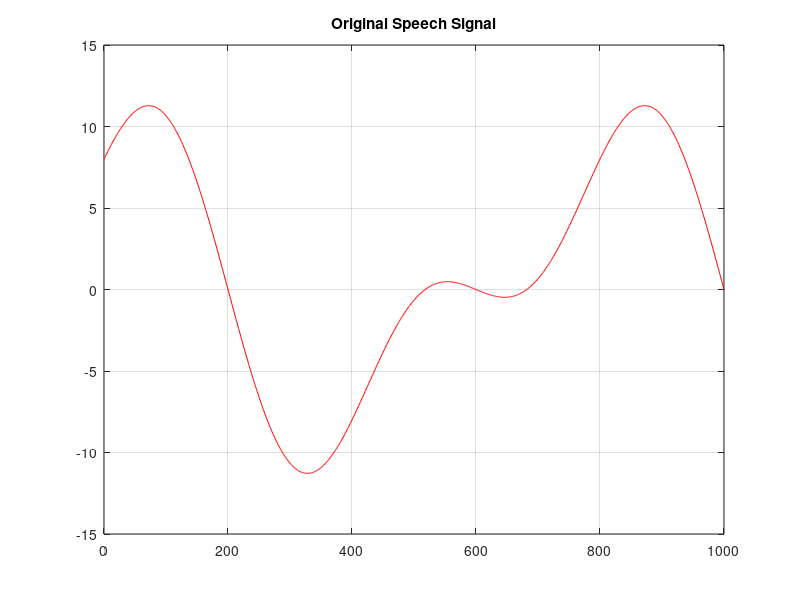
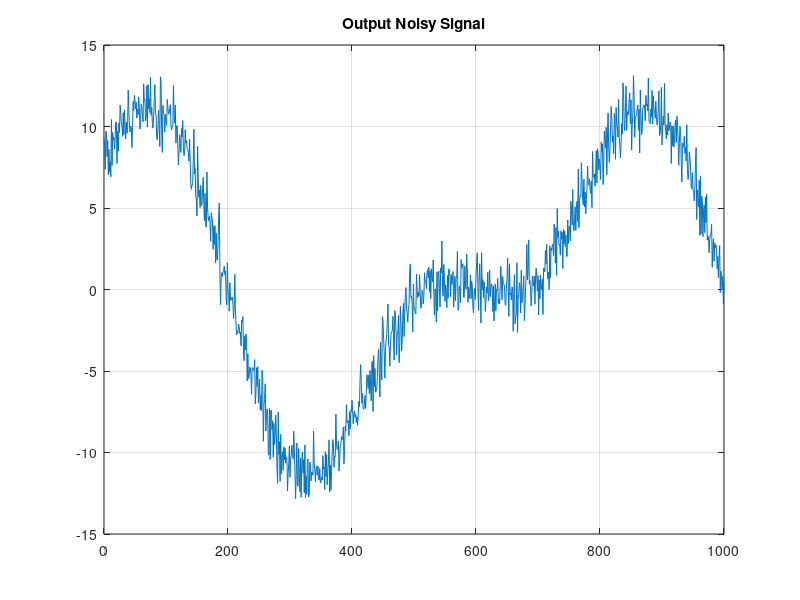
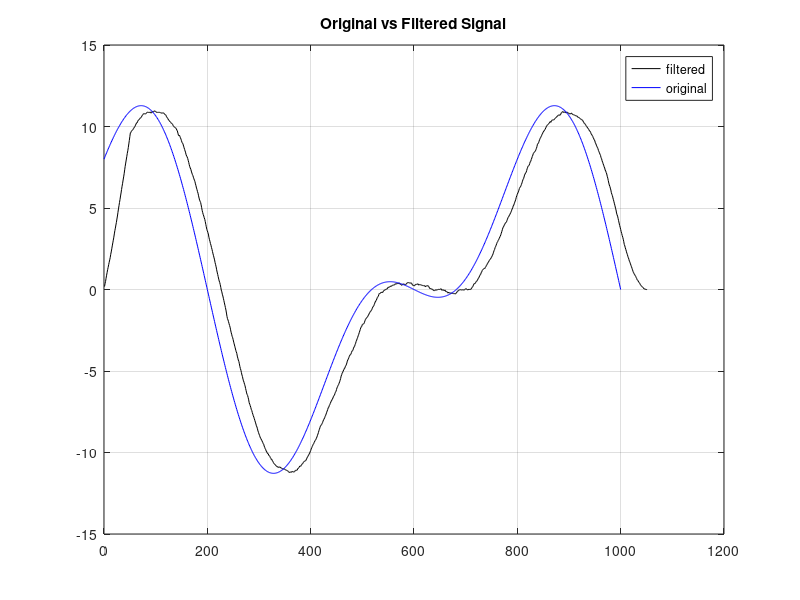
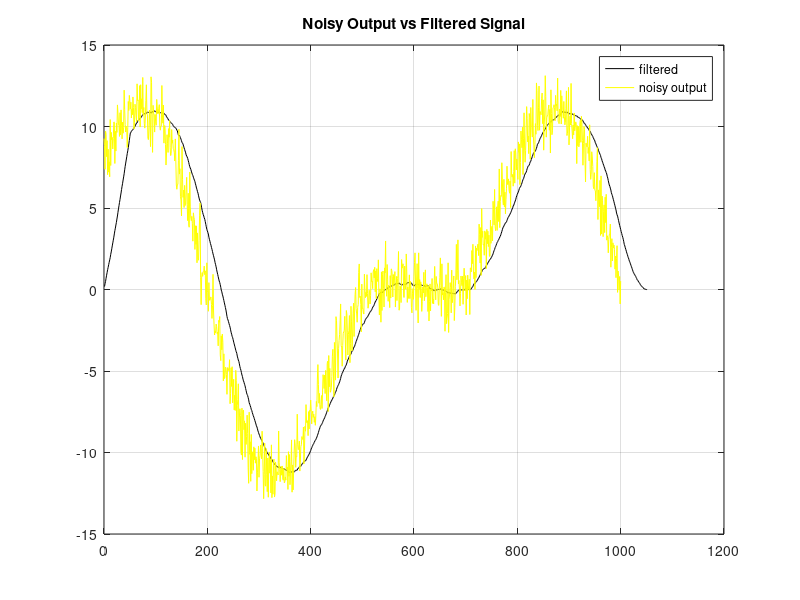

Write the MATLAB code that produced these figures, in order.
clc
clear
close all
%%

% The input speech signal is s. 
% Defining the speech input

% N is the domain over which we will plot the input signal
N = 0:1:1000;

% A random frequency is picked. The frequency picked
% is low in general, cause when we speak we change the amplitude rapidly 
w0 = pi/200;

% Let us define the input signals s = 5sin(w0n)+8cos(w0n/2) %
s = 5.*sin(w0*N)+8.*cos((w0/2)*N);

% As the signal passes through additive noise channel, some noise gets
% added. Let this noise be random.
g = randn(1,1001);
% The randn does normal distribution and as mentioned in report it will
% gaussian noise

% The output signal is n.
n = s + g;

%% fig 1

% Let us plot original signal to observe input signal
figure(1);
plot(N, s, '-r');
title("Original Speech Signal");
hold on;
grid on;

%% fig 2

% Plotting the output noisy signal as it comes out of the additive noise
% channel
figure(2);
plot(N, n);
title("Output Noisy Signal");
hold on;
grid on;

%% Filtering Signal

% Filtering the signal
% Choosing an arbitrary M value
M = 51;
h = (1/M).*ones(1, M);

% Convolution will give average as explained in report although with a
% linear phase delay 
f3 = conv(h,n,'full');

% Plotting original and filtered signal

figure(3);
plot(f3,'-k');
grid on;
hold on;
plot(N,s,'-b');
legend("filtered","original");
title("Original vs Filtered Signal");


% Plotting filtered and noisy signal

figure(4);
plot(f3,'-k');
grid on;
hold on;
plot(N,n,'-y');
legend("filtered","noisy output");
title("Noisy Output vs Filtered Signal");